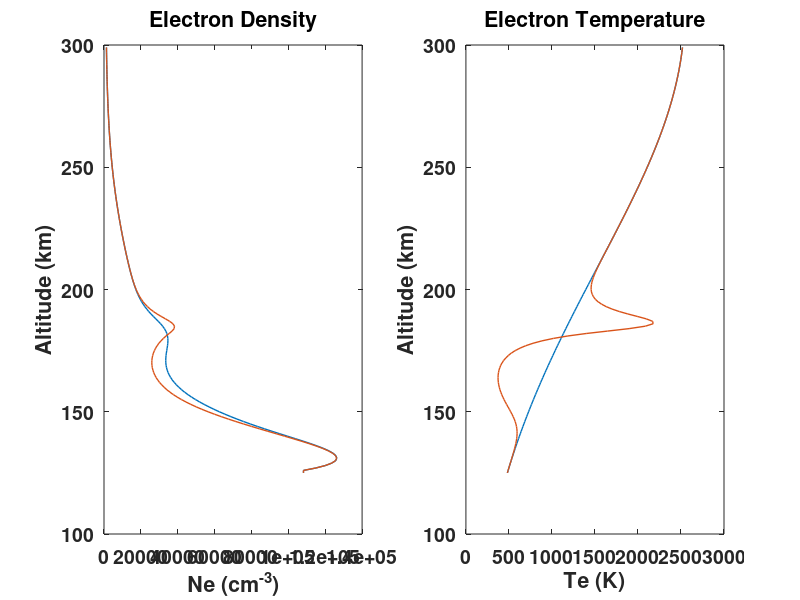
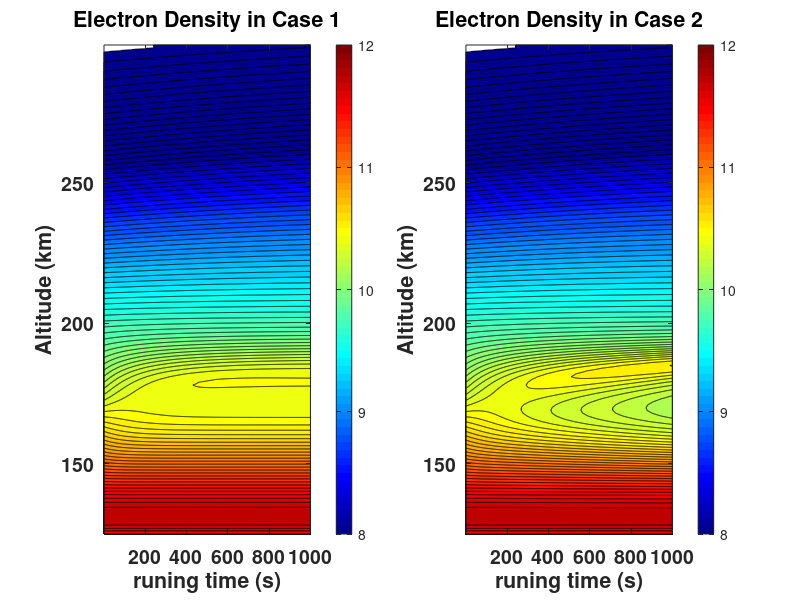

These charts were generated, in order, by the following MATLAB code:
%%%%%%simulation data for MARS topside layer 
clear all;
close all;

alt=125:299;
load('case1.mat'); %unit cm-3 size:1000*175 t*altitude
load('case2.mat');%unit cm-3 size:1000*175 t*altitude
load('Te_mean0.mat');%unit  T size:1*175 1*altitude
load('Te_mean.mat');%unit  T size:1*175 1*altitude
%%%case1
%  Electric_density_case1=Electric_density;
%  Electric_density_case2=Electric_density;
 figure;
 subplot(1,2,1);
 plot(Electric_density_case1(end,:),alt,'linewidth',1);hold on;
 plot(Electric_density_case2(end,:),alt,'linewidth',1);
 xlabel('Ne (cm^-^3)','FontSize',14,'fontweight','bold');
 ylabel('Altitude (km)','FontSize',14,'fontweight','bold');
 title('Electron Density','FontSize',14);
 set(gca,'FontWeight','bold','FontSize',14);
 subplot(1,2,2);
 plot(Te_mean0,alt,'linewidth',1);hold on;
 plot(Te_mean,alt,'linewidth',1);
 xlabel('Te (K)','FontSize',14,'fontweight','bold');
 ylabel('Altitude (km)','FontSize',14,'fontweight','bold');
 title('Electron Temperature','FontSize',14);
 set(gca,'FontWeight','bold','FontSize',14);

 runtime=1:1000;%s
 alt=125:299;
 figure;
 subplot(1,2,1);
 contourf(runtime,alt,log(Electric_density_case1'),'LevelStep',0.05);
  xlabel('runing time (s)','FontSize',14,'fontweight','bold');
 ylabel('Altitude (km)','FontSize',14,'fontweight','bold');
  title('Electron Density in Case 1','FontSize',14);
 set(gca,'FontWeight','bold','FontSize',14);
 colormap('jet');
 colorbar;
 caxis([8 12]);
 subplot(1,2,2);
 contourf(runtime,alt,log(Electric_density_case2'),'LevelStep',0.05);
  xlabel('runing time (s)','FontSize',14,'fontweight','bold');
 ylabel('Altitude (km)','FontSize',14,'fontweight','bold');
 title('Electron Density in Case 2','FontSize',14);
 set(gca,'FontWeight','bold','FontSize',14);
 colormap('jet');
 colorbar;
 caxis([8 12]);